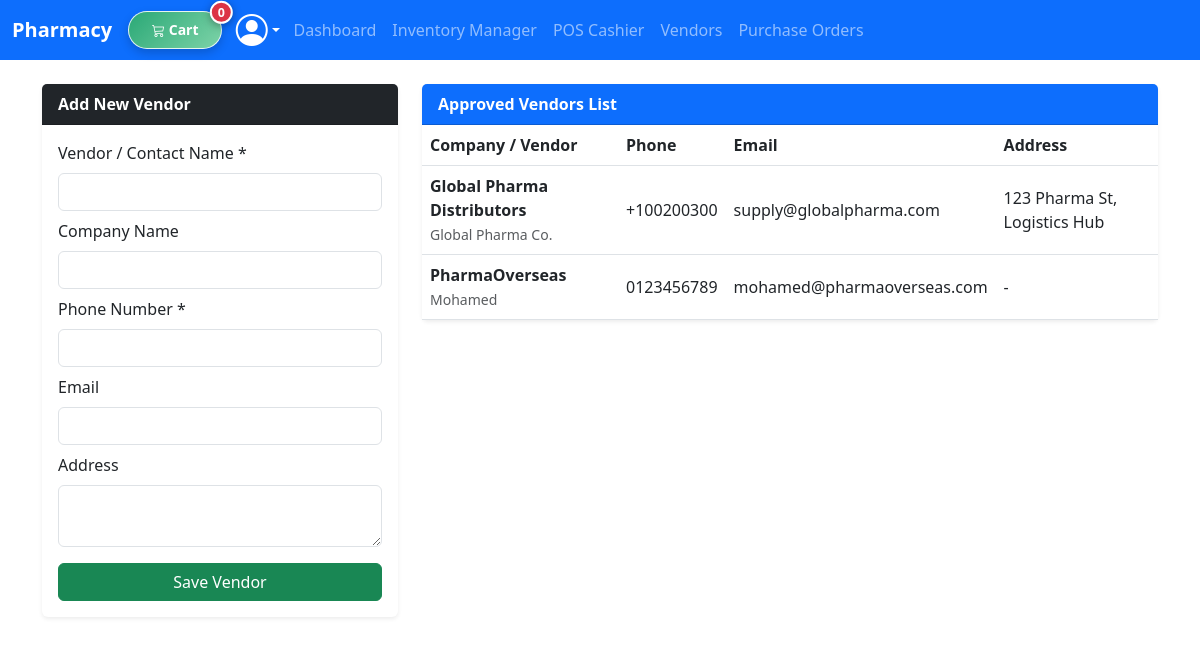
/erp/vendors/ (signed in), run on the app's committed database.
### pharmacy/models.py (models this page shows, shortened)
class Vendor(models.Model):
    name = models.CharField(max_length=150)
    company_name = models.CharField(max_length=150, blank=True, null=True)
    phone_number = models.CharField(max_length=20)
    email = models.EmailField(blank=True, null=True)
    address = models.TextField(blank=True, null=True)

### pharmacy/views.py (the view)
# urls.py: path('erp/vendors/', views.erp_vendor_list, name='erp_vendors'),
@employee_required
def erp_vendor_list(request):
    vendors = Vendor.objects.all()
    if request.method == 'POST':
        form = VendorForm(request.POST)
        if form.is_valid():
            form.save()
            messages.success(request, "تم إضافة المورد بنجاح!")
            return redirect('erp_vendors')
    else:
        form = VendorForm()
    return render(request, 'pharmacy/erp/vendor_list.html', {
        'vendors': vendors,
        'form': form
    })

### pharmacy/forms.py
class VendorForm(forms.ModelForm):
    class Meta:
        model = Vendor
        fields = ['name', 'company_name', 'phone_number', 'email', 'address']
        widgets = {
            'name': forms.TextInput(attrs={'class': 'form-control'}),
            'company_name': forms.TextInput(attrs={'class': 'form-control'}),
            'phone_number': forms.TextInput(attrs={'class': 'form-control'}),
            'email': forms.EmailInput(attrs={'class': 'form-control'}),
            'address': forms.Textarea(attrs={'class': 'form-control', 'rows': 2}),
        }

### pharmacy/models.py (called while the page is built)
    def is_employee_or_admin(self):
        return self.role in [self.Role.EMPLOYEE, self.Role.ADMIN] or self.is_superuser

### pharmacy/templates/pharmacy/erp/vendor_list.html (shortened to what this page needs)
{% extends "pharmacy/layout.html" %}
{% load i18n %}
{% block body %}
<div class="container my-4">
    <div class="row">
        <div class="col-md-4 mb-4">
            <div class="card shadow-sm border-0">
                <div class="card-header bg-dark text-white fw-bold">{% trans "Add New Vendor" %}</div>
                <div class="card-body">
                    <form method="POST">
                        <div class="mb-2">
                            <label class="form-label">{% trans "Vendor / Contact Name" %} *</label>
                            {{ form.name }}
                        </div>
                        <div class="mb-2">
                            <label class="form-label">{% trans "Company Name" %}</label>
                            {{ form.company_name }}
                        </div>
                        <div class="mb-2">
                            <label class="form-label">{% trans "Phone Number" %} *</label>
                            {{ form.phone_number }}
                        </div>
                        <div class="mb-2">
                            <label class="form-label">{% trans "Email" %}</label>
                            {{ form.email }}
                        </div>
                        <div class="mb-3">
                            <label class="form-label">{% trans "Address" %}</label>
                            {{ form.address }}
                        </div>
                        <button type="submit" class="btn btn-success w-100">{% trans "Save Vendor" %}</button>
                    </form>
                </div>
            </div>
        </div>
        <div class="col-md-8">
            <div class="card shadow-sm border-0">
                <div class="card-header bg-primary text-white fw-bold">{% trans "Approved Vendors List" %}</div>
                <div class="card-body p-0">
                    <table class="table table-hover align-middle mb-0">
                        <thead>
                            <tr>
                                <th>{% trans "Company / Vendor" %}</th>
                                <th>{% trans "Phone" %}</th>
                                <th>{% trans "Email" %}</th>
                                <th>{% trans "Address" %}</th>
                            </tr>
                        </thead>
                        <tbody>
                            {% for v in vendors %}
                            <tr>
                                <td><strong>{{ v.company_name|default:v.name }}</strong><br><small class="text-muted">{{ v.name }}</small></td>
                                <td>{{ v.phone_number }}</td>
                                <td>{{ v.email|default:"-" }}</td>
                                <td>{{ v.address|default:"-" }}</td>
                            </tr>
                            {% empty %}
                            <tr>
                                <td colspan="4" class="text-center py-3 text-muted">{% trans "No vendors available." %}</td>
                            </tr>
                            {% endfor %}
                        </tbody>
                    </table>
                </div>
            </div>
        </div>
    </div>
</div>
{% endblock %}

### pharmacy/static/pharmacy/styles.css (style rules this page uses)
html, body { margin: 0; padding: 0; width: 100%; overflow-x: hidden; }
body { padding-top: 60px; }
*, *::before, *::after { box-sizing: border-box; }

### data on the page
Vendor: company_name "Global Pharma Distributors", name "Global Pharma Co.", phone_number "+100200300", email "supply@globalpharma.com", address "123 Pharma St, Logistics Hub"
Vendor: company_name "PharmaOverseas", name "Mohamed", phone_number "0123456789", email "mohamed@pharmaoverseas.com", address "-"
